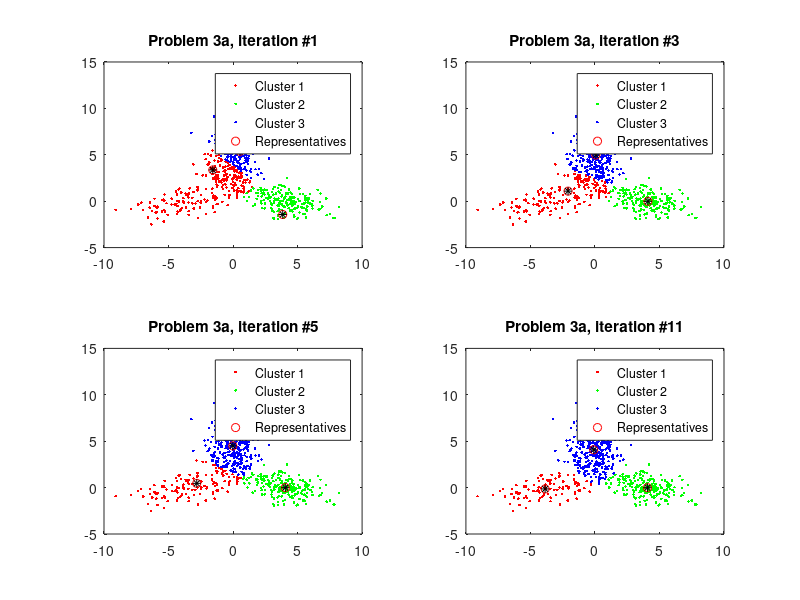
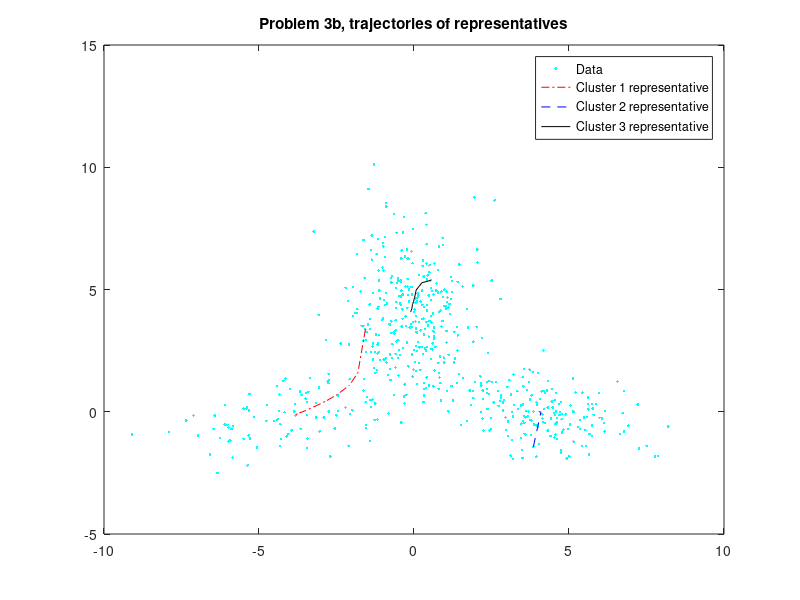
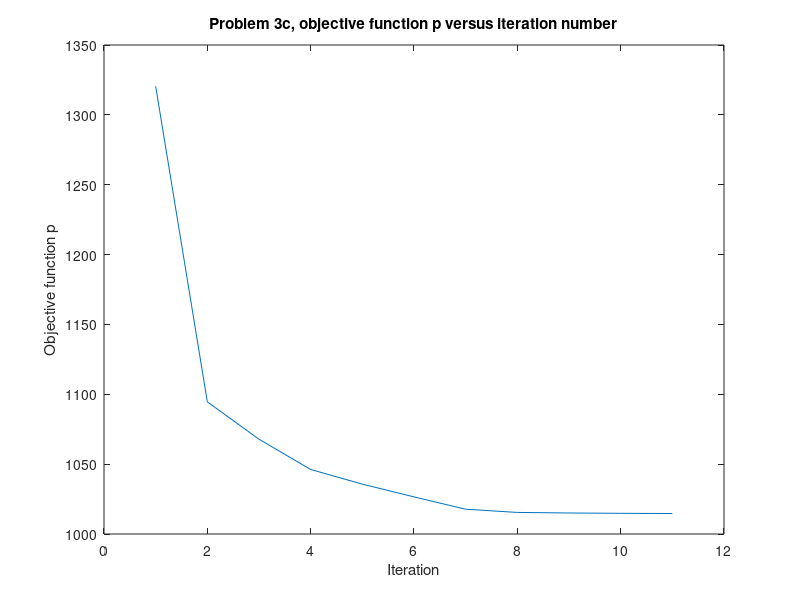
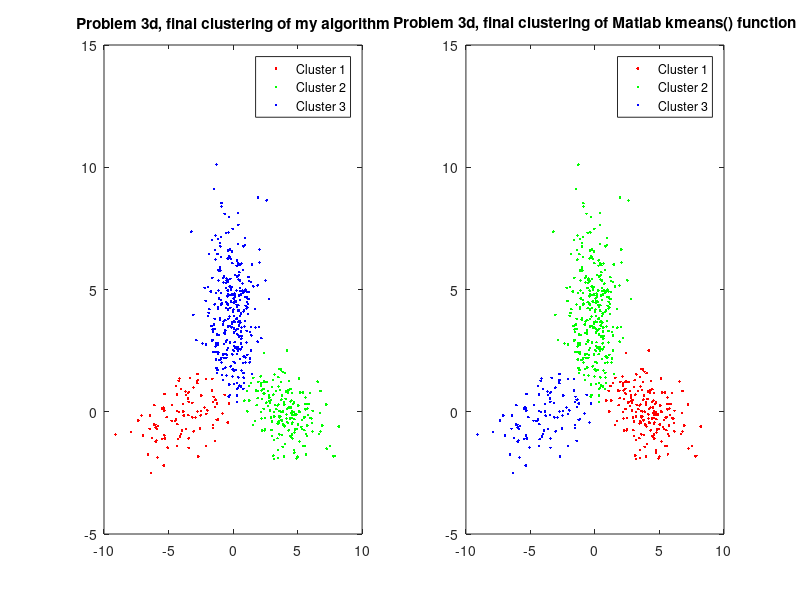

These charts were generated, in order, by the following MATLAB code:
load('clustering_data.mat');
[m, n] = size(x);
rng(2016);
K = 3;

clust_assignment = zeros(m, 1);
clust1 = zeros(0, 2);
clust2 = zeros(0, 2);
clust3 = zeros(0, 2);

trajectory1 = zeros(0, 2);
trajectory2 = zeros(0, 2);
trajectory3 = zeros(0, 2);

objective_per_iteration = zeros(0, 2);

% Problem 3a
figure
subplot_id = 1;
rs = datasample(x, K);
iteration = 1;
while 1
    clust1 = zeros(0, 2);
    clust2 = zeros(0, 2);
    clust3 = zeros(0, 2);
    
    change_occured = 0;
    % Cluster using representatives
    p_sum = 0;
    for i = 1:m
        vector = x(i, :);
        norm1 = norm(vector - rs(1, :));
        norm2 = norm(vector - rs(2, :));
        norm3 = norm(vector - rs(3, :));
        % Add vector to cluster with smallest norm
        min_norm = min([norm1, norm2, norm3]);
        p_sum = p_sum + min_norm;
        new_clust = 0;
        if min_norm == norm1
            new_clust = 1;
            clust1 = [clust1; vector];
        end
        if min_norm == norm2
            new_clust = 2;
            clust2 = [clust2; vector];
        end
        if min_norm == norm3
            new_clust = 3;
            clust3 = [clust3; vector];
        end
        if new_clust ~= clust_assignment(i)
            change_occured = 1;
        end
        clust_assignment(i) = new_clust;
    end
    p_row = [iteration p_sum];
    objective_per_iteration = [objective_per_iteration; p_row];
    
    % Plot data on relevant iterations
    if iteration == 1 || iteration == 3 || iteration == 5 || change_occured == 0
        sp = subplot(2, 2, subplot_id);
        subplot_id = subplot_id + 1;
        plot(sp, clust1(:, 1), clust1(:, 2), '.r', clust2(:, 1), clust2(:, 2), '.g', clust3(:, 1), clust3(:, 2), '.b', rs(:, 1), rs(:, 2), 'or', rs(:, 1), rs(:, 2), '*k');
        legend('Cluster 1', 'Cluster 2', 'Cluster 3', 'Representatives')
        title(strcat('Problem 3a, iteration #', int2str(iteration)));
    end
    iteration = iteration + 1;
    
    % Update representative
    mean1 = mean(clust1);
    mean2 = mean(clust2);
    mean3 = mean(clust3);
    if isequal(rs(1), mean1) || isequal(rs(2), mean2) || isequal(rs(3), mean3)
        change_occured = 1;
    end
    trajectory1 = [trajectory1; rs(1, :)];
    trajectory2 = [trajectory2; rs(2, :)];
    trajectory3 = [trajectory3; rs(3, :)];
    rs(1, :) = mean1;
    rs(2, :) = mean2;
    rs(3, :) = mean3;
    
    % Stop the loop if convergence occurred
    if change_occured == 0
        break;
    end
end

% Problem 3b
figure
plot(x(:, 1), x(:, 2), '.c', trajectory1(:, 1), trajectory1(:, 2), '-.r', trajectory2(:, 1), trajectory2(:, 2), '--b', trajectory3(:, 1), trajectory3(:, 2), '-k')
legend('Data', 'Cluster 1 representative', 'Cluster 2 representative', 'Cluster 3 representative');
title('Problem 3b, trajectories of representatives')

% Problem 4c
objective_per_iteration
figure
plot(objective_per_iteration(:, 1), objective_per_iteration(:, 2))
title('Problem 3c, objective function p versus iteration number')
xlabel('Iteration')
ylabel('Objective function p')
last_row = objective_per_iteration(end, :);
text(9, 2200, strcat('Smallest value = ', num2str(last_row(2))));

% Problem 3d
figure
sp = subplot(1, 2, 1);
plot(sp, clust1(:, 1), clust1(:, 2), '.r', clust2(:, 1), clust2(:, 2), '.g', clust3(:, 1), clust3(:, 2), '.b');
legend('Cluster 1', 'Cluster 2', 'Cluster 3')
title('Problem 3d, final clustering of my algorithm');
sp = subplot(1, 2, 2);
idx = kmeans(x, K);
clust1x = zeros(0, 2);
clust2x = zeros(0, 2);
clust3x = zeros(0, 2);
for i = 1:m
    vector = x(i, :);
    if idx(i) == 1
        clust1x = [clust1x; vector];
    end
    if idx(i) == 2
        clust2x = [clust2x; vector];
    end
    if idx(i) == 3
        clust3x = [clust3x; vector];
    end
end
plot(sp, clust1x(:, 1), clust1x(:, 2), '.r', clust2x(:, 1), clust2x(:, 2), '.g', clust3x(:, 1), clust3x(:, 2), '.b');
legend('Cluster 1', 'Cluster 2', 'Cluster 3')
title('Problem 3d, final clustering of Matlab kmeans() function');
